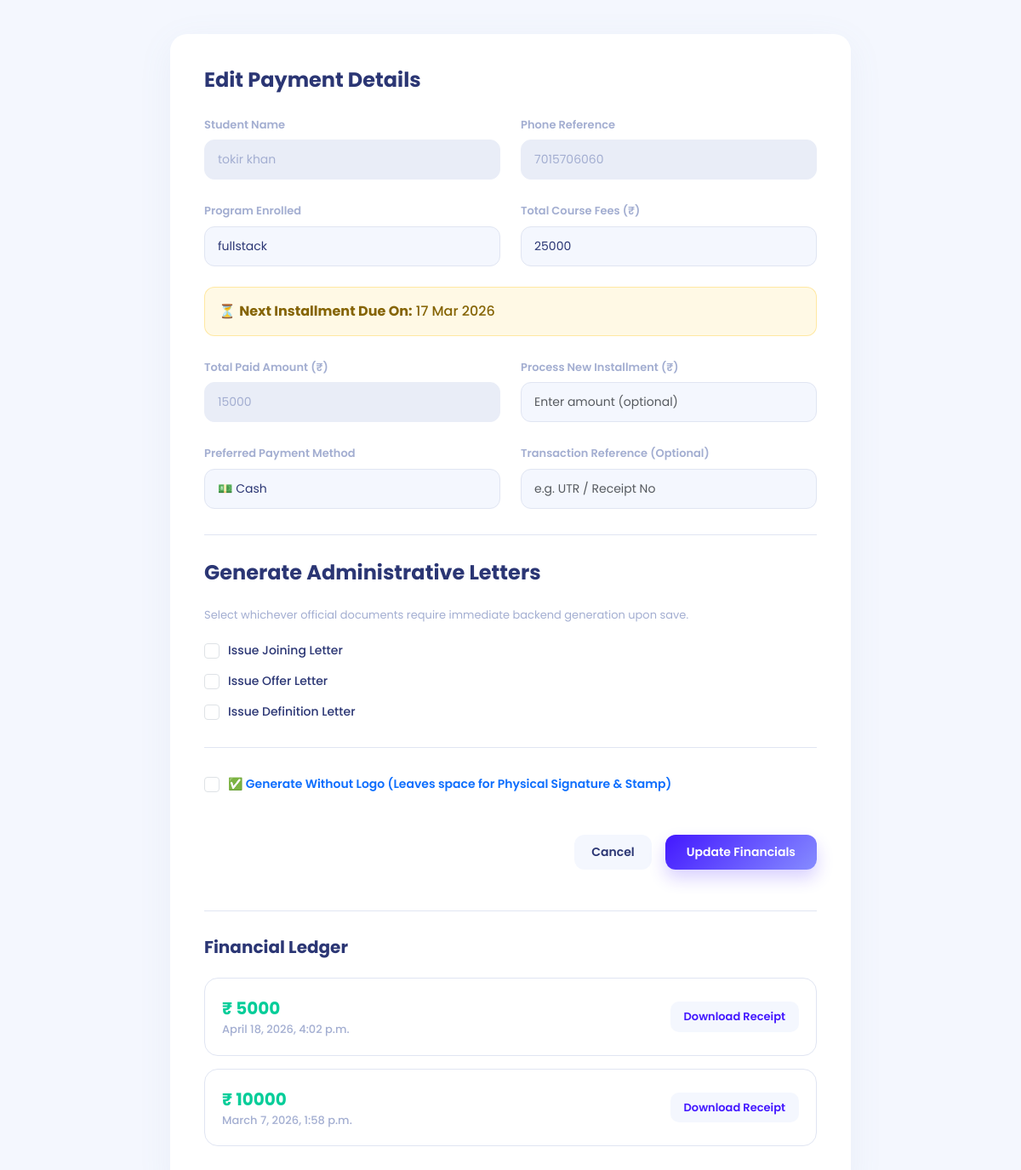
Before: /student/edit/86/ with the older database file.
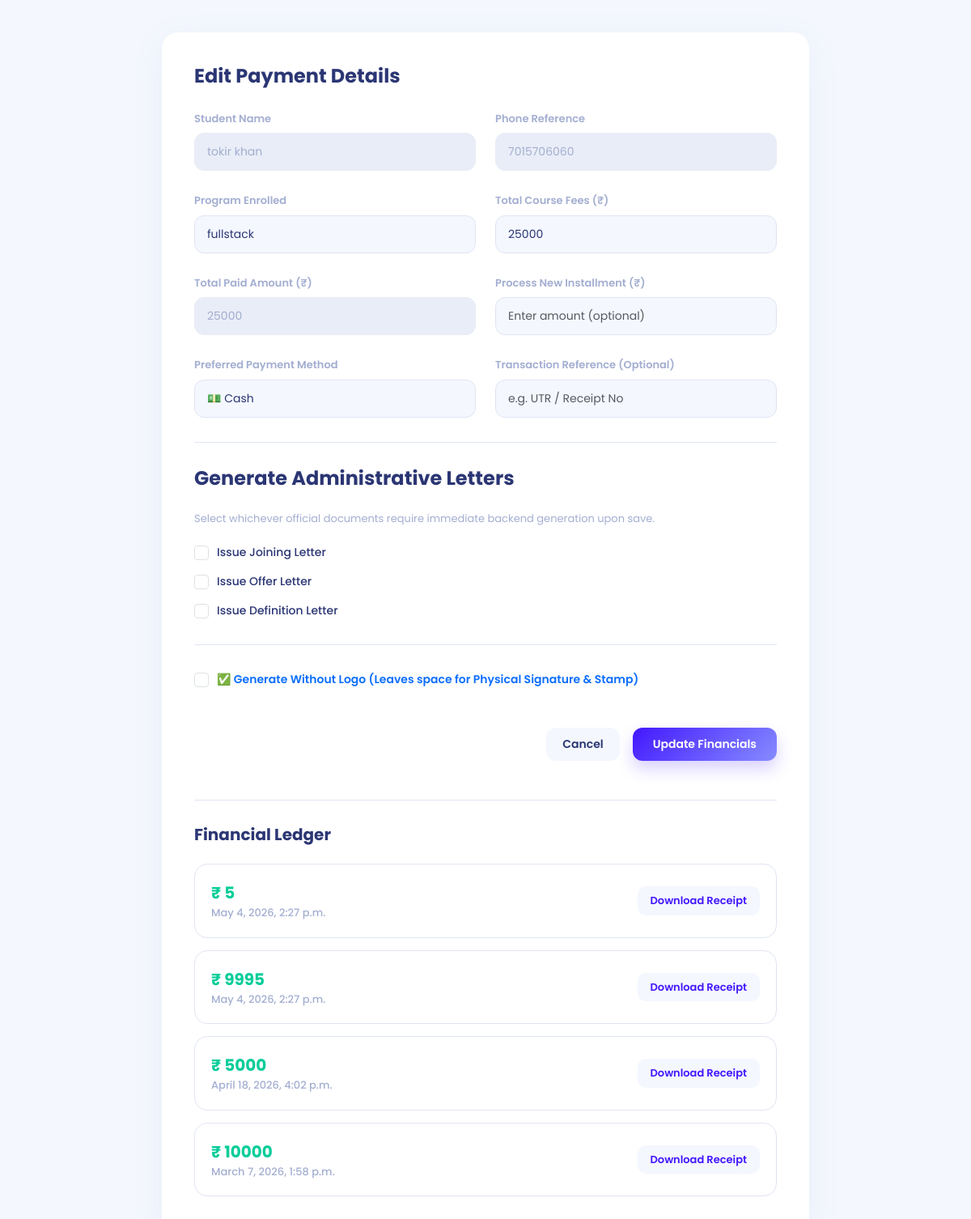
After: the same page with the newer database file.
### appname/models.py (models this page shows, shortened)
class Student(models.Model):
    FNAME = models.CharField(max_length=50)
    LNAME = models.CharField(max_length=50)
    BIRTHDAY = models.DateField(null=True, blank=True)
    GENDER = models.CharField(max_length=10, blank=True)
    EMAIL = models.EmailField(unique=False)
    PHONE = models.CharField(max_length=10, blank=True)
    ADDRESS = models.CharField(max_length=200, blank=True)
    CITY = models.CharField(max_length=50, blank=True)
    COLLEGENAME = models.CharField(max_length=100, blank=True)
    QUALIFICATION = models.CharField(max_length=50, blank=True, null=True)
    BRANCH = models.CharField(max_length=50, blank=True)
    PASSING_YEAR = models.CharField(max_length=10, blank=True)
    TECHNOLOGY = models.CharField(max_length=50, blank=True)
    STATUS_CHOICES = [
        ('visiting', 'Visiting'),
        ('adjoining', 'Adjoining'),
        ('pending', 'Pending'),
        ('rejected', 'Rejected'),
    ]
    status = models.CharField(
        max_length=20,
        choices=STATUS_CHOICES,
        default='visiting'
    )
    visiting_at = models.DateTimeField(auto_now_add=True)
    joining_at = models.DateTimeField(null=True, blank=True)
    COURSE_CHOICES = [
        ('python', 'Python'),
        ('django', 'Django'),
        ('fullstack', 'Full Stack'),
    ]
    course = models.CharField(
        max_length=50,
        choices=COURSE_CHOICES,
        null=True,
        blank=True
    )
    total_fees = models.IntegerField(null=True, blank=True)
    paid_fees = models.IntegerField(default=0)
    remaining_fees = models.IntegerField(null=True, blank=True)
    payment_method = models.CharField(max_length=50, null=True, blank=True)

class Installment(models.Model):
    student = models.ForeignKey(Student, on_delete=models.CASCADE, related_name="installments")
    amount = models.IntegerField()
    payment_date = models.DateTimeField(auto_now_add=True)
    payment_method = models.CharField(max_length=50, null=True, blank=True)

### appname/views.py (the view, shortened to what this page needs)
# urls.py: path('student/edit/<int:id>/', views.student_edit, name='student_edit'),
def student_edit(request, id):
    student = get_object_or_404(Student, id=id)
    installments = student.installments.all().order_by("-payment_date")
    next_due_date = None
    if installments.exists() and student.remaining_fees and student.remaining_fees > 0:
        from datetime import timedelta
        first_inst = student.installments.order_by("payment_date").first()
        if first_inst:
            next_due_date = first_inst.payment_date + timedelta(days=10)
    return render(request, "student_edit.html", {
        "s": student,
        "installments": installments,
        "next_due_date": next_due_date
    })

### templates/student_edit.html (shortened to what the changed rows need)
{% load static %}
<!DOCTYPE html>
<html>
<head>
    <link href="https://cdn.jsdelivr.net/npm/bootstrap@5.3.3/dist/css/bootstrap.min.css" rel="stylesheet">
</head>
<body>
    <div class="modal-card">
        <form method="POST">
            <div class="row mb-4">
                <div class="col-md-6">
                    <label class="form-label">Student Name</label>
                    <input type="text" class="form-control" value="{{ s.FNAME }} {{ s.LNAME }}" disabled>
                </div>
                <div class="col-md-6 mt-3 mt-md-0">
                    <label class="form-label">Phone Reference</label>
                    <input type="text" class="form-control" value="{{ s.PHONE }}" disabled>
                </div>
            </div>
            <div class="row mb-4">
                <div class="col-md-6">
                    <label class="form-label">Program Enrolled</label>
                    <input type="text" name="course" class="form-control" value="{{ s.course }}">
                </div>
                <div class="col-md-6 mt-3 mt-md-0">
                    <label class="form-label">Total Course Fees (₹)</label>
                    <input type="number" name="total_fees" class="form-control" value="{{ s.total_fees }}">
                </div>
            </div>
            {% if next_due_date %}
            <div class="row mb-4">
                <div class="col-12">
                    <div class="alert alert-warning" style="background: rgba(255,193,7,.1); border: 1px solid rgba(255,193,7,.3); color: #856404; font-weight: 500; border-radius: 12px; margin-bottom: 0;">
                        ⏳ <strong>Next Installment Due On:</strong> {{ next_due_date|date:"d M Y" }}
                    </div>
                </div>
            </div>
            {% endif %}
            <div class="row mb-4">
                <div class="col-md-6">
                    <label class="form-label">Total Paid Amount (₹)</label>
                    <input type="number" class="form-control" value="{{ s.paid_fees }}" disabled>
                </div>
            </div>
        </form>
        {% if installments %}
        {% for inst in installments %}
        <div class="history-card">
            <div class="d-flex justify-content-between align-items-center">
                <div>
                    <div class="history-amount">₹ {{ inst.amount }}</div>
                    <div class="history-date">{{ inst.payment_date }}</div>
                </div>
                <a href="{% url 'generate_receipt' inst.id %}" class="btn btn-download">
                    Download Receipt
                </a>
            </div>
        </div>
        {% endfor %}
        {% else %}
        <div
            style="padding: 20px; background:#f4f7fe; border-radius:12px; text-align:center; color:#a3aed1; font-weight:500;">
            No verified payments recorded on this ledger yet.
        </div>
        {% endif %}
    </div>
</body>
</html>

Changed rows visible on the page:
changed Student "tokir khan": paid_fees "15000" → "25000"
added Installment: amount "5", payment_date "May 4, 2026, 2:27 p.m."
added Installment: amount "9995", payment_date "May 4, 2026, 2:27 p.m."
Other visible differences:
{{ next_due_date|date:"d M Y" }}: "17 Mar 2026" → (not shown)
text no longer shown: "⏳ Next Installment Due On:"
